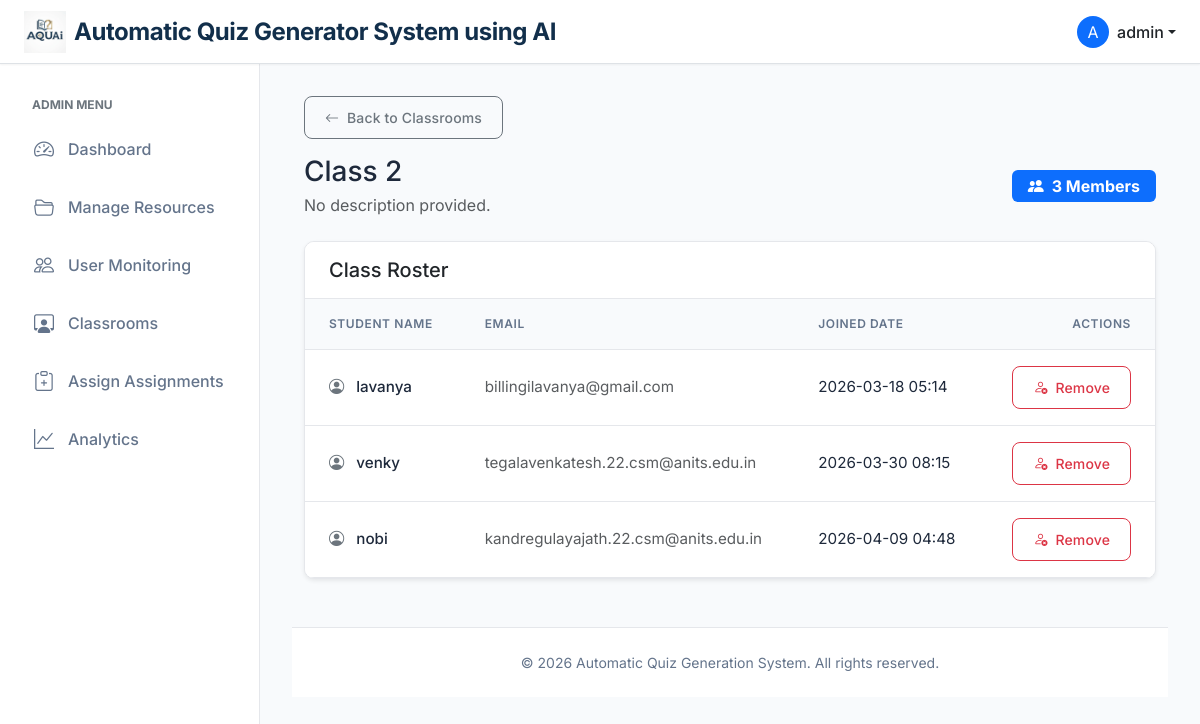
/admin/classrooms/2 (signed in), run on the app's committed database.
### app/models.py (models this page shows, shortened)
class User(UserMixin, db.Model):
    __tablename__ = "user"
    id = db.Column(db.Integer, primary_key=True)
    username = db.Column(db.String(64), index=True, unique=True)
    email = db.Column(db.String(120), index=True, unique=True)
    password_hash = db.Column(db.String(128))
    role = db.Column(db.String(20), default='user')  # 'admin' or 'user'
    is_flagged = db.Column(db.Boolean, default=False)
    resources = db.relationship('Resource', back_populates='author', cascade="all, delete-orphan")
    quizzes = db.relationship('Quiz', back_populates='user', cascade="all, delete-orphan")
    attempts = db.relationship('QuizAttempt', back_populates='user', cascade="all, delete-orphan")

class Classroom(db.Model):
    __tablename__ = "classroom"
    id = db.Column(db.Integer, primary_key=True)
    name = db.Column(db.String(100), nullable=False)
    description = db.Column(db.Text, nullable=True)
    created_by_admin_id = db.Column(db.Integer, db.ForeignKey('user.id'), nullable=False)
    created_at = db.Column(db.DateTime, default=db.func.current_timestamp())
    admin = db.relationship('User', backref='created_classes', foreign_keys=[created_by_admin_id])
    members = db.relationship('ClassMembership', back_populates='classroom', cascade="all, delete-orphan")

class ClassMembership(db.Model):
    __tablename__ = "class_membership"
    id = db.Column(db.Integer, primary_key=True)
    class_id = db.Column(db.Integer, db.ForeignKey('classroom.id'), nullable=False)
    user_id = db.Column(db.Integer, db.ForeignKey('user.id'), nullable=False)
    joined_at = db.Column(db.DateTime, default=db.func.current_timestamp())
    __table_args__ = (
        db.UniqueConstraint('class_id', 'user_id', name='uq_class_user'),
    )
    classroom = db.relationship('Classroom', back_populates='members')
    user = db.relationship('User', backref='class_memberships')

### app/admin/routes_classroom.py (the view)
@admin_bp.route('/classrooms/<int:class_id>')
@login_required
def view_classroom(class_id):
    if current_user.role != 'admin':
        return redirect(url_for('user.dashboard'))
    classroom = Classroom.query.get_or_404(class_id)
    memberships = ClassMembership.query.filter_by(class_id=class_id).all()
    return render_template('admin/classrooms/view.html', title=f"Classroom: {classroom.name}", classroom=classroom, memberships=memberships)

### app/models.py (called while the page is built)
@login_manager.user_loader
def load_user(id):
    return User.query.get(int(id))

### app/templates/admin/classrooms/view.html (shortened to what this page needs)
{% extends "base.html" %}
{% block content %}
<div class="mb-4">
    <a href="{{ url_for('admin.list_classrooms') }}" class="btn btn-outline-secondary btn-sm mb-3">
        <i class="bi bi-arrow-left me-1"></i> Back to Classrooms
    </a>
    <div class="d-flex justify-content-between align-items-center">
        <div>
            <h2 class="h3 mb-1">{{ classroom.name }}</h2>
            <p class="text-muted mb-0">{{ classroom.description or 'No description provided.' }}</p>
        </div>
        <div class="text-end">
            <span class="badge bg-primary fs-6 px-3 py-2">
                <i class="bi bi-people-fill me-2"></i>{{ memberships|length }} Members
            </span>
        </div>
    </div>
</div>
<div class="card shadow-sm">
    <div class="card-header bg-white py-3">
        <h5 class="mb-0">Class Roster</h5>
    </div>
    <div class="card-body p-0">
        <div class="table-responsive">
            <table class="table table-hover align-middle mb-0">
                <thead class="table-light">
                    <tr>
                        <th class="ps-4">Student Name</th>
                        <th>Email</th>
                        <th>Joined Date</th>
                        <th class="text-end pe-4">Actions</th>
                    </tr>
                </thead>
                <tbody>
                    {% for m in memberships %}
                    <tr>
                        <td class="ps-4 fw-medium">
                            <i class="bi bi-person-circle text-secondary me-2"></i>
                            {{ m.user.username }}
                        </td>
                        <td class="text-muted">{{ m.user.email }}</td>
                        <td>{{ m.joined_at.strftime('%Y-%m-%d %H:%M') if m.joined_at else 'Unknown' }}</td>
                        <td class="text-end pe-4">
                            <form action="{{ url_for('admin.remove_classroom_user', class_id=classroom.id, user_id=m.user.id) }}" method="POST" class="d-inline" onsubmit="return confirm('Remove {{ m.user.username }} from this classroom?');">
                                <button type="submit" class="btn btn-sm btn-outline-danger">
                                    <i class="bi bi-person-x me-1"></i> Remove
                                </button>
                            </form>
                        </td>
                    </tr>
                    {% endfor %}
                </tbody>
            </table>
        </div>
    </div>
</div>
{% endblock %}

### app/templates/base.html (shortened to what this page needs)
<!doctype html>
<html lang="en">
<head>
  <link href="https://cdn.jsdelivr.net/npm/bootstrap@5.3.0/dist/css/bootstrap.min.css" rel="stylesheet">
  <link href="https://cdn.jsdelivr.net/npm/bootstrap-icons@1.10.0/font/bootstrap-icons.css" rel="stylesheet">
  <link href="{{ url_for('static', filename='css/style.css') }}" rel="stylesheet">
</head>
<body>
  <nav class="navbar navbar-expand-lg navbar-light bg-white fixed-top border-bottom">
    <div class="container-fluid px-4">
      <a class="navbar-brand d-flex align-items-center gap-2" href="{{ url_for('index') }}">
        <img src="{{ url_for('static', filename='images/logo.jpeg') }}" alt="AQUAi Logo" class="app-logo">
        <div class="app-title" style="display: flex; flex-direction: column; line-height: 1;">
          <span class="fw-bold fs-4" style="color: #122f4b;">Automatic Quiz Generator System using AI</span>
        </div>
      </a>
      <div class="d-flex align-items-center ms-auto">
        {% if current_user.is_authenticated %}
        <div class="dropdown">
          <a href="#" class="d-flex align-items-center text-decoration-none dropdown-toggle text-dark"
            id="dropdownUser1" data-bs-toggle="dropdown" aria-expanded="false">
            <div class="bg-primary text-white rounded-circle d-flex align-items-center justify-content-center me-2"
              style="width: 32px; height: 32px;">
              {{ current_user.username[0].upper() }}
            </div>
            <span class="d-none d-sm-inline fw-medium">
              {{ current_user.username }}
            </span>
          </a>
        </div>
        {% endif %}
      </div>
    </div>
  </nav>
  <div class="d-flex">
    {% if current_user.is_authenticated %}
    <nav class="sidebar show">
      <div class="py-2">
        {% if current_user.role == 'admin' %}
        <small class="text-uppercase text-secondary fw-bold px-3 mb-2 d-block" style="font-size: 0.75rem;">
          Admin Menu
        </small>
        <a href="{{ url_for('admin.dashboard') }}"
          class="nav-link {{ 'active' if request.endpoint == 'admin.dashboard' else '' }}">
          <i class="bi bi-speedometer2"></i> Dashboard
        </a>
        <a href="{{ url_for('admin.resources') }}"
          class="nav-link {{ 'active' if request.endpoint == 'admin.resources' else '' }}">
          <i class="bi bi-folder2-open"></i> Manage Resources
        </a>
        <a href="{{ url_for('admin.user_monitoring') }}"
          class="nav-link {{ 'active' if request.endpoint == 'admin.user_monitoring' else '' }}">
          <i class="bi bi-people"></i> User Monitoring
        </a>
        <a href="{{ url_for('admin.list_classrooms') }}"
          class="nav-link {{ 'active' if 'classrooms' in (request.endpoint or '') else '' }}">
          <i class="bi bi-person-workspace"></i> Classrooms
        </a>
        <a href="{{ url_for('admin.list_assignments') }}"
          class="nav-link {{ 'active' if 'assignments' in (request.endpoint or '') else '' }}">
          <i class="bi bi-clipboard-plus"></i> Assign Assignments
        </a>
        <a href="{{ url_for('admin.analytics') }}"
          class="nav-link {{ 'active' if request.endpoint == 'admin.analytics' else '' }}">
          <i class="bi bi-graph-up"></i> Analytics
        </a>
        {% endif %}
      </div>
    </nav>
    {% endif %}
    <main class="main-content {{ 'ms-0' if not current_user.is_authenticated else '' }}"
      style="{{ 'margin-left: 0;' if not current_user.is_authenticated else '' }}">
      <div class="{{ 'container' if not current_user.is_authenticated else 'container-fluid' }}">
        {% block content %}{% endblock %}
      </div>
      <footer class="footer mt-5">
        <div class="container">
          <span>&copy; {{ 2026 }} Automatic Quiz Generation System. All rights reserved.</span>
        </div>
      </footer>
    </main>
  </div>
</body>
</html>

### app/static/css/style.css (style rules this page uses)
:root { --primary-color: #2563eb; --primary-hover: #1d4ed8; --secondary-color: #64748b; --background-color: #f8fafc; --sidebar-width: 260px; --text-color: #1e293b; --card-shadow: 0 1px 3px 0 rgb(0 0 0 / 0.1), 0 1px 2px -1px rgb(0 0 0 / 0.1); --card-hover-shadow: 0 10px 15px -3px rgb(0 0 0 / 0.1), 0 4px 6px -4px rgb(0 0 0 / 0.1); --border-color: #e5e7eb; --transition-speed: 0.2s; --border-radius: 10px; }
body { font-family: 'Inter', system-ui, -apple-system, sans-serif; background-color: var(--background-color); color: var(--text-color); min-height: 100vh; display: flex; flex-direction: column; overflow-x: hidden; }
.navbar { box-shadow: 0 1px 2px 0 rgb(0 0 0 / 0.05); z-index: 1030; background-color: white !important; height: 64px; }
.navbar-brand { font-weight: 600; color: var(--primary-color) !important; font-size: 1.1rem; letter-spacing: -0.025em; }
.sidebar { width: var(--sidebar-width); position: fixed; top: 64px; bottom: 0; left: 0; z-index: 100; padding: 1.5rem 1rem; overflow-y: auto; background-color: white; border-right: 1px solid var(--border-color); transition: transform 0.3s ease-in-out; }
.sidebar .nav-link { color: var(--secondary-color); font-weight: 500; padding: 0.75rem 1rem; border-radius: 0.5rem; margin-bottom: 0.25rem; display: flex; align-items: center; gap: 0.75rem; transition: all var(--transition-speed) ease; }
.sidebar i { font-size: 1.25rem; width: 24px; text-align: center; transition: color var(--transition-speed) ease; }
.main-content { margin-left: var(--sidebar-width); padding: 2rem; margin-top: 64px; flex: 1; display: flex; flex-direction: column; min-height: calc(100vh - 64px); }
.card { border: 1px solid var(--border-color); border-radius: var(--border-radius); box-shadow: var(--card-shadow); transition: transform var(--transition-speed) ease, box-shadow var(--transition-speed) ease; background-color: white; overflow: hidden; }
.card-header { background-color: white; border-bottom: 1px solid var(--border-color); font-weight: 600; padding: 1.25rem 1.5rem; }
.card-body { padding: 1.5rem; }
.btn { border-radius: 0.5rem; padding: 0.625rem 1.25rem; font-weight: 500; transition: all var(--transition-speed) ease; letter-spacing: 0.01em; }
.table { vertical-align: middle; margin-bottom: 0; }
.table thead th { background-color: #f8fafc; color: var(--secondary-color); font-weight: 600; text-transform: uppercase; font-size: 0.75rem; letter-spacing: 0.05em; border-bottom: 1px solid var(--border-color); padding: 1rem 1.5rem; }
.table tbody td { padding: 1rem 1.5rem; border-bottom: 1px solid var(--border-color); color: var(--text-color); font-size: 0.95rem; }
.footer { margin-top: auto; background-color: white; border-top: 1px solid var(--border-color); padding: 1.5rem 0; text-align: center; color: var(--secondary-color); font-size: 0.875rem; }
.fw-medium { font-weight: 500; }
.app-logo { height: 42px; width: auto; }
.app-title { line-height: 1.1; }
.app-title span { font-size: 18px; }

### data on the page
User: username "A", username "admin"
Classroom: name "Class 2", description "No description provided."
ClassMembership: user.username "lavanya", user.email "billingilavanya@gmail.com", joined_at "2026-03-18 05:14"
ClassMembership: user.username "venky", user.email "tegalavenkatesh.22.csm@anits.edu.in", joined_at "2026-03-30 08:15"
ClassMembership: user.username "nobi", user.email "kandregulayajath.22.csm@anits.edu.in", joined_at "2026-04-09 04:48"

### other printed values
{{ memberships|length }} "3"
{{ 2026 }} "2026"
